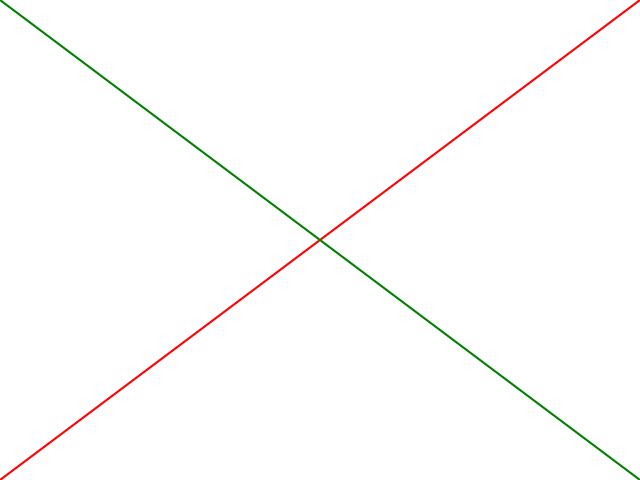

Reproduce this figure in Python.
#!/usr/bin/env python
# _*_ coding: utf-8 _*_

"""document of the module"""


import scipy
import numpy as np
import matplotlib as mpl
import matplotlib.pyplot as plt
from matplotlib.lines import Line2D


fig = plt.figure()
line1 = Line2D([0, 1], [0, 1], transform=fig.transFigure,
               figure=fig, color="r")
line2 = Line2D([0, 1], [1, 0], transform=fig.transFigure,
               figure=fig, color="g")
fig.lines.extend([line1, line2])

plt.savefig("addLine", ftm="png")
plt.show()
